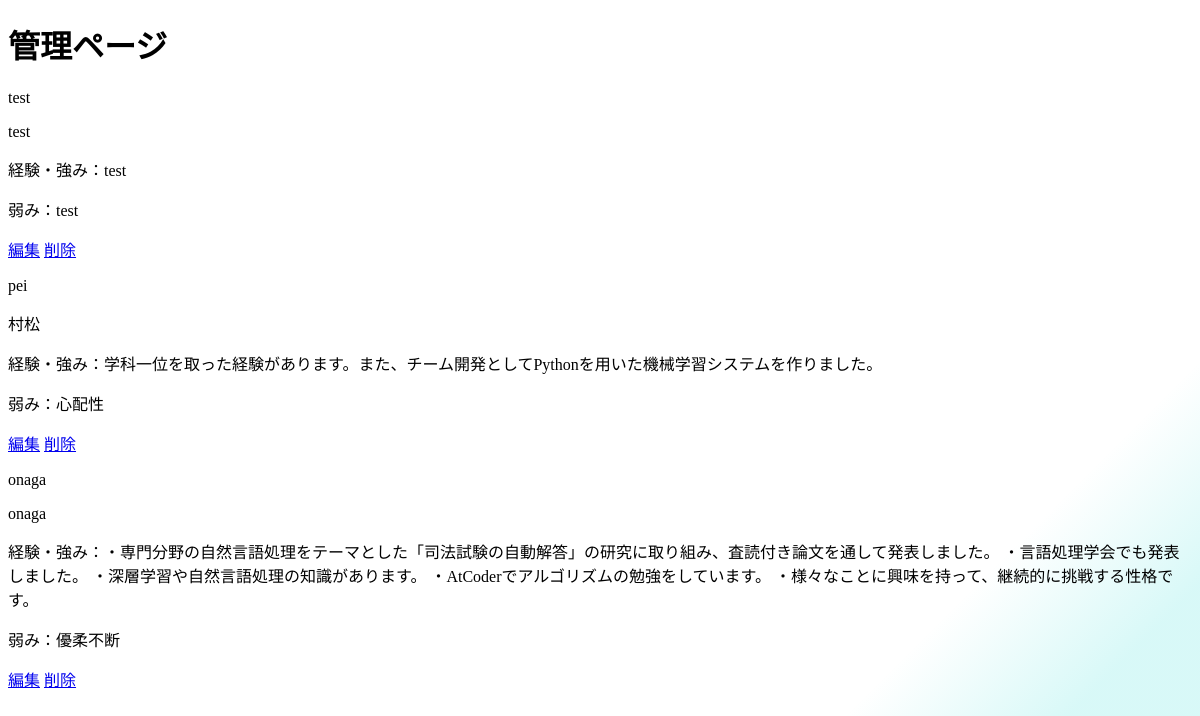
The page /admin on the database its author committed.
### src/app.py (models this page shows)
class UserInformation(UserMixin, db.Model):
    id = db.Column(db.String(10), primary_key=True, autoincrement=False)
    name = db.Column(db.String(20), nullable=False)
    password = db.Column(db.String(100), nullable=False)
    experience = db.Column(db.String(500), nullable=False)
    weakness = db.Column(db.String(500), nullable=False)

### src/app.py (the view)
@app.route("/admin")
def admin():
    users = UserInformation.query.all()
    return  render_template("admin.html", users=users)

### src/templates/admin.html (shortened to what this page needs)
<!DOCTYPE HTML>
<html lang="ja">
    <head>
        <link rel="stylesheet" href="../static/css/style1.css">
    </head>
    <body>
        <h1>管理ページ</h1>
        {% for user in users %}
        <user>
            <p>{{user.id}}</p>
            <p>{{user.name}}</p>
            <p>経験・強み：{{user.experience}}</p>
            <p>弱み：{{user.weakness}}</p>
            <a href='/admin_update/{{user.id}}' role='button'>編集</a>
            <a href='/admin_delete/{{user.id}}' role='button'>削除</a>
        </user>
        {% endfor %}
    </body>
</html>

### src/static/css/style1.css (style rules this page uses)
body { background: linear-gradient(135deg, #fff 50%, #fff 70%, #0dd7d029 80%); background-size: cover; background-repeat: no-repeat; height: 1000px; }

### rows shown on the page
UserInformation: id "test", name "test", experience "test", weakness "test"
UserInformation: id "pei", name "村松", experience "学科一位を取った経験があります。また、チーム開発としてPythonを用いた機械学習システムを作りました。", weakness "心配性"
UserInformation: id "onaga", name "onaga", experience "・専門分野の自然言語処理をテーマとした「司法試験の自動解答」の研究に取り組み、査読付き論文を通して発表しました。 ・言語処理学会でも発表しました。 ・深層学習や自然言語処理の知識があります。 ・AtCoderでアルゴリズムの勉強をしています。 ・様々なことに興味を持って、継続的に挑戦する性格です。", weakness "優柔不断"
